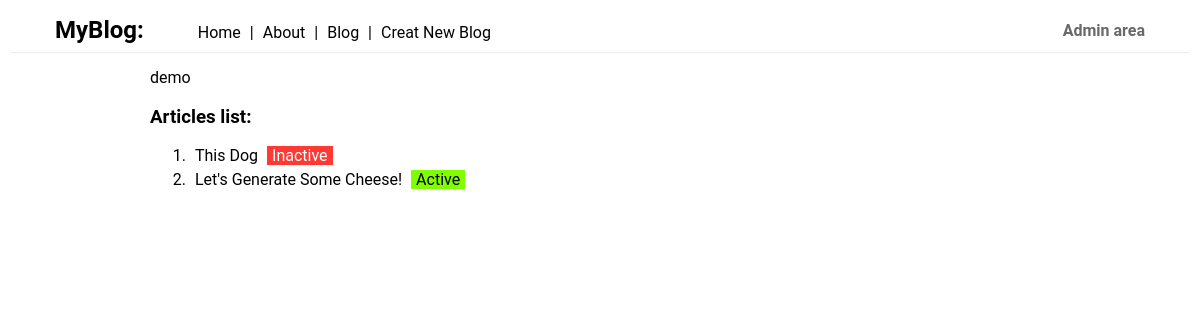
Screenshot of /blog/ (signed in) with the database file from the repository.
### blog/models.py (models this page shows)
class Article(models.Model):
    title = models.CharField(max_length=120)
    content = models.TextField()
    active = models.BooleanField(default=True)
    image = models.ImageField(upload_to='banners')
    def get_absolute_url(self):
        return reverse("blog:detail", kwargs={"id": self.id})

### blog/views.py (the view)
# urls.py: path('', ArticleListView.as_view(), name='list'),
class ArticleListView(ListView):
    template_name = 'blog/list.html'
    queryset = Article.objects.all()

### blog/templates/blog/list.html
{% extends 'base.html' %}
{% block content %}
    <p>{{ user }}</p>
    <h3>Articles list:</h3>
    <ol>
        {% for object in object_list %}
            {% if user.is_anonymous %}
                {% if object.active %}
                    <li><a href="{{ object.get_absolute_url }}">{{ object.title }}</a></li>
                {% endif %}
            {% else %}
                <li>
                    <a href="{{ object.get_absolute_url }}">{{ object.title }}</a>
                    {% if object.active %}
                        <span class="active">Active</span>
                    {% else %}
                        <span class="inactive">Inactive</span>
                    {% endif %}
                </li>
            {% endif %}
        {% endfor %}
    </ol>
{% endblock %}

### templates/base.html (style rules this page uses)
body { font-family: "Roboto", "Lucida Grande", "DejaVu Sans", "Bitstream Vera Sans", Verdana, Arial, sans-serif; }
li { margin-bottom: 5px; margin-top: 5px; }
a { padding-left: 5px; padding-right: 5px; text-decoration: none; color: black; }
.active { padding: 0 5px 0 5px; background: chartreuse; }
.inactive { padding: 0 5px 0 5px; background: #ff3934; color: #fff; }

### rows the page displays
Article: title "This Dog", active "Inactive"
Article: title "Let's Generate Some Cheese!", active "Active"

### other values shown
{{ user }} "demo"
